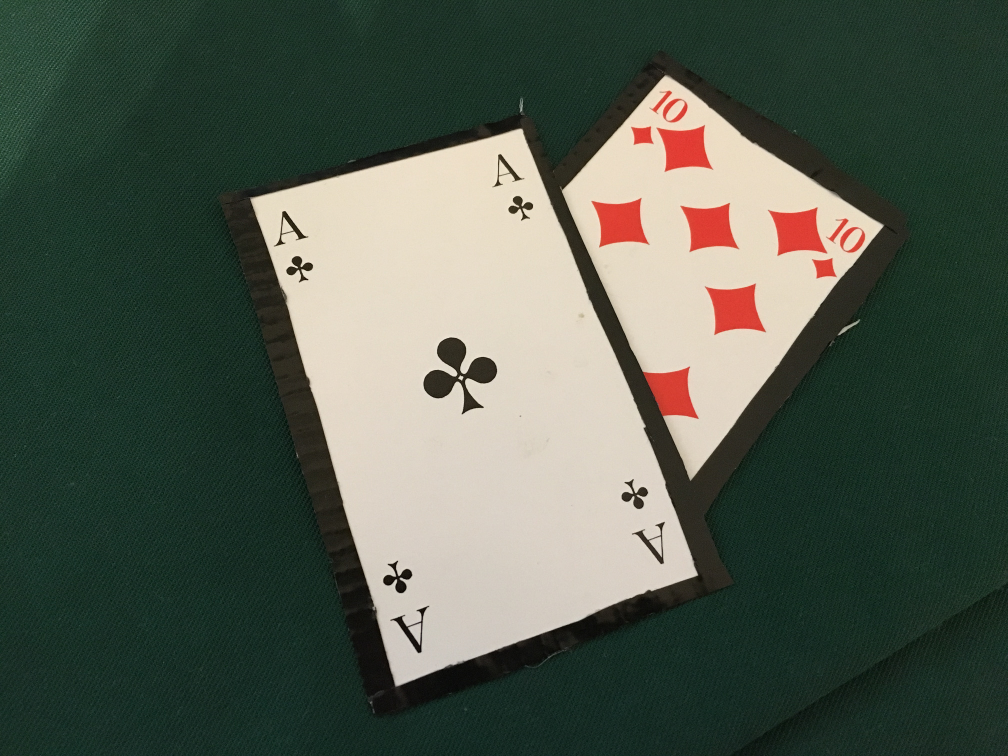
%> input picture matlab/input/Datensaetze/Spielsimulation/Spiel 1/Spielzug_5.JPG, 2016 x 1512 px (shown at 1/2 size)
$ octave prototyp_per_2cards.m   (GNU Octave 9; MATLAB toolbox functions it lacks are replaced by stand-ins)
%> lines starting %> are read from the running program, lines starting %| are printed output that depends on the picture; in (x1, y1, x2, y2) boxes, pixels count from 0 and x2, y2 are one past the last pixel; in counts of white or black regions, pixels touching at a corner belong together; the program's own positions count from 1
### matlab/getTform.m
% 	Erzeugung einer Transformationsmatrix mittels
% 	Direct Linear Transformation (DLT)
%   Parameter:
%       fix - 2x4 Matrix, Ecken einer Karte
%       mov - 2x4 Matrix, Zielkoordinaten
%   Ausgabe:
%       H   - 3x3 Matrix
%   Author: Aleksandar Marinkovic 01634028

function H = gettform(fix,mov)

    % Anzahl der Punkte
    npts=4;
    % Koordinaten des Ziels
    x = mov(1,:);
    y = mov(2,:);
    % Koordinaten der Eckpunkte
    xd = fix(1,:);
    yd = fix(2,:);

    % 8x9 Matrix mittels DLT bilden
    H = zeros(2*npts,9);
    for i=1:npts
        H(2*i-1,:) = [x(i) y(i) 1 0 0 0 -xd(i).*x(i) -xd(i).*y(i) -xd(i)];
        H(2*i,:)   = [0 0 0 x(i) y(i) 1 -yd(i).*x(i) -yd(i).*y(i) -yd(i)];
    end

    % Transformationsmatrix aus V entnehmen
    [U,S,V] = svd(H); % H = U*S*V
    H=reshape(V(:,9),3,3)';

    % Normalisieren
    S = svd(H);
    H = H / S(2);
end

### matlab/geotransform.m
% 	Perspektivkorrektur eines Bildes
%   Parameter:
%       im      - Graustufenbild / Channel einzeln transformieren
%       T       - 3x3 Transformationsmatrix
%   Ausgabe:
%       newim   - Transformiertes Bild
%   Author: Aleksandar Marinkovic 01634028

function newim = geotransform(im, T)
    [rows, cols] = size(im);
    x = (1:cols)';
    y = (1:rows)';

    % Alle m鰃lichen xy-Koordinaten
    [xi, yi] = meshgrid(x,y);
    xi_size = length(xi(:));

    % mit der Transformationsmatrix multiplizieren
    imgT = T * [xi(:) yi(:) ones(xi_size, 1)]';

    % xy-Koordinaten normalisieren
    xq = imgT(1,:) ./ imgT(3,:);
    yq = imgT(2,:) ./ imgT(3,:);

    % Interpolieren & reshapen
    newim = interp2(im, xq, yq);
    newim = reshape(newim, rows, cols);
end

### matlab/prototyp_per_2cards.m
% Prototype here please %

%1. Karten teilen/ 2 separate bilder erstellen mit je 1 Karte
%2. Geometrisch projezieren / homogenes Bild erhalten
%3. Template matching - resultat erhalten

% Original Image
%input = imread('input/testc2.jpg');
input = imread('input/Datensaetze/Spielsimulation/Spiel 1/Spielzug_5.jpg');
%> input is the input picture: size 1512x2016x3 uint8; mean R, G, B 81.4, 90.4, 78.1
%%%%%%%%%%%%%%%%%%%%%%%%%%%%%%%%%%%%

% Grayscale image
input_gray = rgb2gray(input);
%%%%%%%%%%%%%%%%%%%%%%%%%%%%%%%%%%%%

% Binarized Image
binaryInput = imbinarize(input_gray, 0.5);
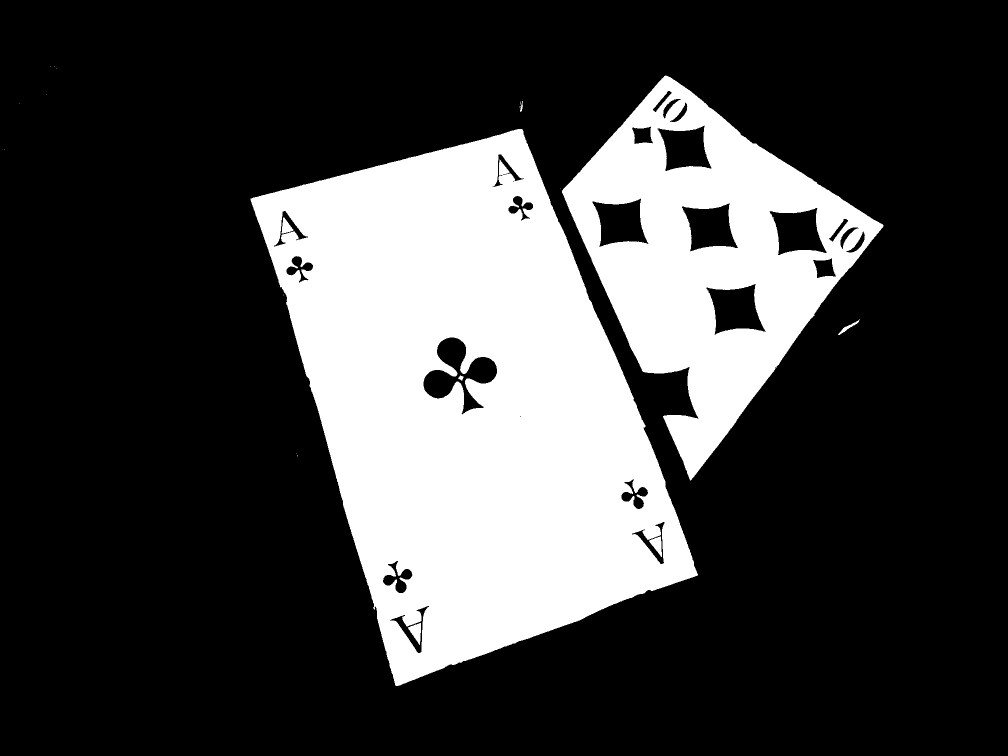
%> binaryInput: size 1512x2016 logical (shown at 1/2 size); 25.8% white; 21 white regions (13 under 20 px), largest, box (x1, y1, x2, y2) and area: (501, 258, 1396, 1372) 572790, (1124, 151, 1767, 961) 211429, (816, 1246, 842, 1290) 615
%%%%%%%%%%%%%%%%%%%%%%%%%%%%%%%%%%%%

% connected components
CC = bwconncomp(binaryInput);
%> CC = 21 connected components
%%%%%%%%%%%%%%%%%%%%%%%%%%%%%%%%%%%%

% Dummy Image
BW2 = zeros(size(binaryInput));
%%%%%%%%%%%%%%%%%%%%%%%%%%%%%%%%%%%%

% Sort biggest Components
numPixels = cellfun(@numel,CC.PixelIdxList);
%> numPixels = 21 values, max 572790 at index 7, min 1 at index 1, mean 37438
[biggest, idx] = sort(numPixels,'descend');
%> biggest = 21 values, max 572790 at index 1, min 1 at index 13, mean 37438; idx = 21 values, max 21 at index 6, min 1 at index 13, mean 11
%%%%%%%%%%%%%%%%%%%%%%%%%%%%%%%%%%%%

%Fill the holes in the 2 components
card_first = zeros(size(binaryInput));
card_first(CC.PixelIdxList{idx(1)}) = 1;
%> card_first: size 1512x2016 double; values 0 (black) and 1 (white), 18.8% white; 1 white region, box (x1, y1, x2, y2) and area: (501, 258, 1396, 1372) 572790
filled_first = imfill(card_first, 'holes');
%> filled_first: size 1512x2016 double; values 0 (black) and 1 (white), 19.4% white; 1 white region, box (x1, y1, x2, y2) and area: (501, 258, 1396, 1372) 592812

card_second = zeros(size(binaryInput));
card_second(CC.PixelIdxList{idx(2)}) = 1;
%> card_second: size 1512x2016 double; values 0 (black) and 1 (white), 6.9% white; 1 white region, box (x1, y1, x2, y2) and area: (1124, 151, 1767, 961) 211429
filled_second = imfill(card_second, 'holes');
%> filled_second: size 1512x2016 double; values 0 (black) and 1 (white), 8.2% white; 1 white region
%%%%%%%%%%%%%%%%%%%%%%%%%%%%%%%%%%%%
%%xxx = sum(filled_first)
%%yyy = sum(filled_second)
%Decide which card is bigger by comparing the pixels
if(sum(filled_first) > sum(filled_second))
    card_first = filled_first;
    card_second = filled_second;
else
    card_first = filled_second;
    card_second = filled_first;
end;
% [5 lines of commented-out code are left out]
%%%%%%%%%%%%%%%%%%%%%%%%%%%%%%%%%%%%

%Get the RGB card from the Original image by dotmultiplying with the binary
%image
card_one = input;
card_two = input;

card_one(:,:,1) = double(card_one(:,:,1)) .* card_first(:,:);
card_one(:,:,2) = double(card_one(:,:,2)) .* card_first(:,:);
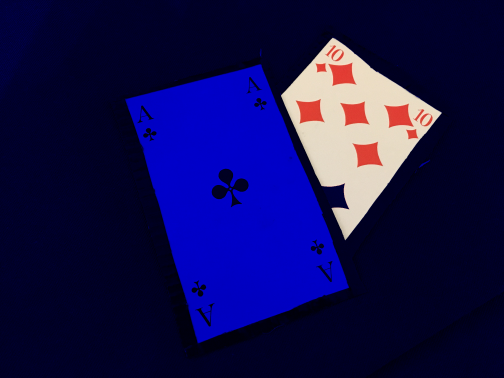
%> card_one: size 1512x2016x3 uint8 (shown at 1/4 size); mean R, G, B 18.7, 15.7, 78.1
card_one(:,:,3) = double(card_one(:,:,3)) .* card_first(:,:);

card_two(:,:,1) = double(card_two(:,:,1)) .* card_second(:,:);
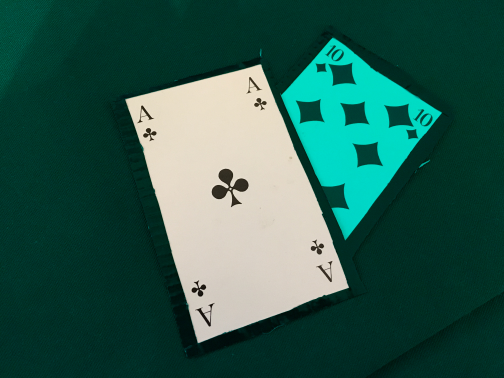
%> card_two: size 1512x2016x3 uint8 (shown at 1/4 size); mean R, G, B 42.3, 90.4, 78.1
card_two(:,:,2) = double(card_two(:,:,2)) .* card_second(:,:);
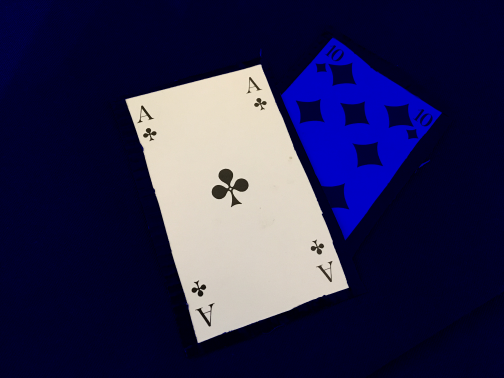
%> card_two: size 1512x2016x3 uint8 (shown at 1/4 size); mean R, G, B 42.3, 40.4, 78.1
card_two(:,:,3) = double(card_two(:,:,3)) .* card_second(:,:);
%%%%%%%%%%%%%%%%%%%%%%%%%%%%%%%%%%%%

% Show both cards
%imshowpair(card_one, card_two, 'Montage');
%%%%%%%%%%%%%%%%%%%%%%%%%%%%%%%%%%%%

%grayscale of the two single cards
card_one_gray = rgb2gray(card_one);
card_two_gray = rgb2gray(card_two);
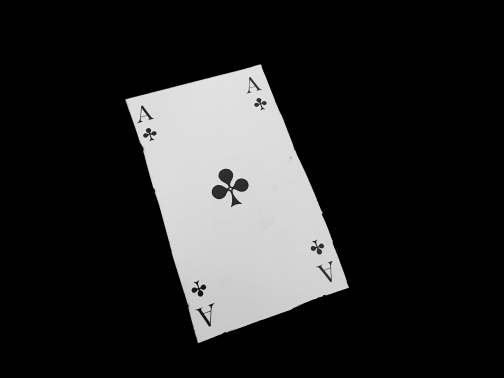
%> card_two_gray: size 1512x2016 uint8 (shown at 1/4 size); min 0, max 243, mean 40.7

% [94 lines of commented-out code are left out]


%%%%%%%%find corner 2. Karte%%%%%%%%%%%%%
%get bounding box of binary images
boundingbox     = regionprops(card_first, 'BoundingBox');
%> boundingbox = 1 region; box (x1, y1, x2, y2): (1124, 151, 1767, 961)
%%chull = regionprops(card_second, 'ConvexHull')
% [4 lines of commented-out code are left out]
boxproperties   = boundingbox.BoundingBox;
%> boxproperties = [1124.5 151.5 643 810]
left            = round(boxproperties(1));
%> left = 1125
top             = round(boxproperties(2));
%> top = 152
width           = boxproperties(3);
%> width = 643
height          = boxproperties(4);
%> height = 810
right           = round(boxproperties(1) + width) - 1;
%> right = 1767
bottom          = round(boxproperties(2) + height) - 1;
%> bottom = 961
firstcorner     = -1;
secondcorner    = -1;
thirdcorner     = -1;
fourthcorner    = -1;
%get first corner from top left to top right
for x = left : right
    value = card_first(top, x);
    if(value == 1)
        firstcorner = [top, x];
        break;
    end
end
%> after the loop, firstcorner = [152 1331]
%get second corner from top left to bottom left
for y = top : bottom
    value = card_first(y, left);
    if(value == 1)
        secondcorner = [y, left];
        break;
    end
end
%> after the loop, secondcorner = [382 1125]
%get third corner top right to bottom right
for y = top : bottom
    value = card_first(y, right);
    if(value == 1)
        thirdcorner = [y, right];
        break;
    end
end
%> after the loop, thirdcorner = [451 1767]
%get fourth corner from bottom left to bottom right
for x = left : right
    value = card_first(bottom, x);
    if(value == 1)
        fourthcorner = [bottom, x];
        break;
    end
end
%> after the loop, fourthcorner = [961 1381]


% [13 lines of commented-out code are left out]


distOL = round(pdist([firstcorner;secondcorner],'euclidean'));
%> distOL = 309
distLU = round(pdist([secondcorner;fourthcorner],'euclidean'));
%> distLU = 633
distUR = round(pdist([fourthcorner;thirdcorner],'euclidean'));
%> distUR = 640
distRO = round(pdist([thirdcorner;firstcorner],'euclidean'));
%> distRO = 529

distarray = [distOL,distLU,distUR,distRO];
%> distarray = [309 633 640 529]


%Suche die zwei kürzesten Kanten und die längste Kante
shortestpath = distOL;
%> shortestpath = 309
secondshortestpath = distRO;
%> secondshortestpath = 529
longestpath = distOL;
%> longestpath = 309

for i = 1:4
    if(distarray(i) < shortestpath)
        shortestpath = distarray(i);
    end
    if(distarray(i) > longestpath)
        longestpath = distarray(i);
    end
end
%> this loop made 4 passes
%> longestpath on passes 2 to 3: 633, 640

TEMP = 50000;
for i = 1:4
    if(distarray(i) == shortestpath)
    elseif((distarray(i) - shortestpath) < TEMP)
        secondshortestpath = distarray(i);
        TEMP = distarray(i) - shortestpath;
    end
end
%> this loop made 4 passes
%> (secondshortestpath, TEMP) on passes 2, 4: (633, 324), (529, 220)

%Erzeuge neuen Eckpunkt
newcorner = [0 0];

%Berechne die Koordinaten des neuen Punktes
if(longestpath == distOL)
    if(shortestpath == distRO || secondshortestpath == distRO)
        %links(secondcorner) ist das zu lange eck

        newcorner = firstcorner - secondcorner;
        betragnewcorner = norm(newcorner);
        einheitsvektor = newcorner/betragnewcorner;
        einheitsvektor = einheitsvektor * (longestpath - shortestpath);
        newcorner = secondcorner + einheitsvektor;

        secondcorner = newcorner;
    elseif(shortestpath == distLU || secondshortestpath == distLU)
        %oben(firstcorner) ist das zu lange eck
        %180° WORKS
        newcorner = secondcorner - firstcorner;
        betragnewcorner = norm(newcorner);
        einheitsvektor = newcorner/betragnewcorner;
        einheitsvektor = einheitsvektor * (longestpath - shortestpath);
        newcorner = firstcorner + einheitsvektor;

        firstcorner = newcorner;
    end
elseif(longestpath == distRO)
    if(shortestpath == distOL || secondshortestpath == distOL)
        %rechts(thirdcorner) ist das zu lange eck
        %270° SEMIWORKS - verzerrung, da gedreht
        newcorner = firstcorner - thirdcorner;
        betragnewcorner = norm(newcorner);
        einheitsvektor = newcorner/betragnewcorner;
        einheitsvektor = einheitsvektor * (longestpath - shortestpath);
        newcorner = thirdcorner + einheitsvektor;

        thirdcorner = newcorner;
    elseif(shortestpath == distUR || secondshortestpath == distUR)
        %oben(firstcorner) ist das zu lange eck
        %
        newcorner = thirdcorner - firstcorner;
        betragnewcorner = norm(newcorner);
        einheitsvektor = newcorner/betragnewcorner;
        einheitsvektor = einheitsvektor * (longestpath - shortestpath);
        newcorner = firstcorner + einheitsvektor;

        firstcorner = newcorner;
    end
elseif(longestpath == distLU)
    if(shortestpath == distOL || secondshortestpath == distOL)
        %unten(fourthcorner)ist das zu lange eck
        %
        newcorner = secondcorner - fourthcorner;
        betragnewcorner = norm(newcorner);
        einheitsvektor = newcorner/betragnewcorner;
        einheitsvektor = einheitsvektor * (longestpath - shortestpath);
        newcorner = fourthcorner + einheitsvektor;

        fourthcorner = newcorner;
    elseif(shortestpath == distUR || secondshortestpath == distUR)
        %links(secondcorner)ist das zu lange eck
        %90° SEMIWORKS - verzerrung, da gedreht
        newcorner = fourthcorner - secondcorner;
        betragnewcorner = norm(newcorner);
        einheitsvektor = newcorner/betragnewcorner;
        einheitsvektor = einheitsvektor * (longestpath - shortestpath);
        newcorner = secondcorner + einheitsvektor;

        secondcorner = newcorner;
    end
elseif(longestpath == distUR)
    if(shortestpath == distRO || secondshortestpath == distRO)
        %unten(fourthcorner) ist das zu lange eck
        %0° WORKS
        newcorner = thirdcorner - fourthcorner;
%> newcorner = [-510 386]
        betragnewcorner = norm(newcorner);
%> betragnewcorner = 639.6
        einheitsvektor = newcorner/betragnewcorner;
%> einheitsvektor = [-0.797 0.603]
        einheitsvektor = einheitsvektor * (longestpath - shortestpath);
%> einheitsvektor = [-263.9 199.8]
        newcorner = fourthcorner + einheitsvektor;
%> newcorner = [697.1 1580.8]

        fourthcorner = newcorner;
%> fourthcorner = [697.1 1580.8]
    elseif(shortestpath == distLU || secondshortestpath == distLU)
        %rechts(thirdcorner) ist das zu lange eck
        %
        newcorner = fourthcorner - thirdcorner;
        betragnewcorner = norm(newcorner);
        einheitsvektor = newcorner/betragnewcorner;
        einheitsvektor = einheitsvektor * (longestpath - shortestpath);
        newcorner = thirdcorner + einheitsvektor;

        thirdcorner = newcorner;
    end
end

% [14 lines of commented-out code are left out]


corners = [firstcorner;secondcorner;thirdcorner;fourthcorner];
%> corners = [152 1331; 382 1125; 451 1767; 697.1 1580.8]

% Auf beide Arten transformieren und nach der größeren Genaugkeit auswählen
r = [corners(1,1) corners(2,1) corners(3,1) corners(4,1)]';
%> r = [152; 382; 451; 697.1]
c = [corners(1,2) corners(2,2) corners(3,2) corners(4,2)]';
%> c = [1331; 1125; 1767; 1580.8]
% Verhältnis zwischen der linken und rechten Seite
links = [firstcorner; secondcorner];
%> links = [152 1331; 382 1125]
rechts = [thirdcorner; fourthcorner];
%> rechts = [451 1767; 697.1 1580.8]
d_l = pdist(links,'euclidean');
%> d_l = 308.8
d_r = pdist(rechts,'euclidean');
%> d_r = 308.6

% Kartenverhältnis 5:8 normal - 5:4 bei halber Karte
base = [0 0; 0 4; 5 0; 5 4*(d_r/d_l)]*150;
%> base = [0 0; 0 600; 750 0; 750 599.7]
%%%%%%%%%%%%%%%%%%% Tansformation-Matrix %%%%%%%%%%%%%%%%%%%
movPts = [c r];
%> movPts = [1331 152; 1125 382; 1767 451; 1580.8 697.1]
fixPts = base;
%> fixPts = [0 0; 0 600; 750 0; 750 599.7]

tform = getTform(movPts',fixPts');
%> in gettform, `x = mov(1,:);`: x = [0 0 750 750]
%> in gettform, `y = mov(2,:);`: y = [0 600 0 599.7]
%> in gettform, `xd = fix(1,:);`: xd = [1331 1125 1767 1580.8]
%> in gettform, `yd = fix(2,:);`: yd = [152 382 451 697.1]
%> after the loop in gettform, `for i=1:npts`: H = [0 0 1 0 0 0 0 0 -1331; 0 0 0 0 0 1 0 0 -152; 0 600 1 0 0 0 0 -675000 -1125; 0 0 0 0 600 1 0 -229200 -382; 750 0 1 0 0 0 -1325250 0 -1767; 0 0 0 750 0 1 -338250 0 -451; 750 599.7 1 0 0 0 -1185568 -947965.5 -1580.8; 0 0 0 750 599.7 1 -522804 -418027.6 -697.1]
%> in gettform, `[U,S,V] = svd(H);`: U = [8.28e-07 3.3e-07 0.832 -0.0597 -0.00899 -0.518 -0.151 0.113; 9.46e-08 3.77e-08 0.095 -0.00682 -0.00103 -0.0592 -0.0173 -0.994; 0.148 0.634 0.378 0.102 -0.239 0.499 0.341 -2.32e-05; 0.0504 0.215 0.119 -0.255 0.727 0.345 -0.474 5.47e-05; 0.575 -0.631 0.255 0.139 0.16 0.321 0.241 -1.7e-05; 0.147 -0.161 0.0429 -0.508 -0.605 0.282 -0.497 5.5e-05; 0.723 0.326 -0.236 0.315 -0.0655 -0.317 -0.334 2.58e-05; 0.319 0.144 -0.139 -0.738 0.135 -0.276 0.468 -5.1e-05]; S = [2056704.4 0 0 0 0 0 0 0 0; 0 949270.9 0 0 0 0 0 0 0; 0 0 1595.9 0 0 0 0 0 0; 0 0 0 1187.5 0 0 0 0 0; 0 0 0 0 655.9 0 0 0 0; 0 0 0 0 0 117.2 0 0 0; 0 0 0 0 0 0 73.29 0 0; 0 0 0 0 0 0 0 1 0]; V = [0.000473 -0.000241 0.00892 0.287 0.108 0.0229 -0.952 0.00658 0.000422; 0.000254 0.000607 0.0532 0.21 -0.278 0.934 0.0548 0.00154 -0.000321; 7.03e-07 3.47e-07 0.00077 0.000418 -0.000234 -0.000131 0.00133 0.113 0.994; 0.00017 -1.37e-05 -0.0452 -0.787 -0.538 0.0371 -0.297 0.00304 0.000294; 0.000108 0.000227 -0.00764 -0.502 0.789 0.351 -0.0534 0.00224 0.000264; 2.51e-07 2.09e-07 7.36e-05 -0.00127 0.00039 0.00249 -0.0071 -0.994 0.113; -0.892 0.452 0.00103 -3.36e-05 -2.4e-05 -7.63e-05 -0.000563 3.81e-06 -6.92e-09; -0.452 -0.892 0.000817 -8.1e-05 -2.28e-05 0.000668 -2.1e-06 1.53e-06 -5.72e-08; -0.00128 -0.000236 -0.997 0.0532 0.00443 0.0456 0.0083 -5.73e-09 0.000746]
%> in gettform, `H=reshape(V(:,9),3,3)';`: H = [0.000422 -0.000321 0.994; 0.000294 0.000264 0.113; -6.92e-09 -5.72e-08 0.000746]
%> in gettform, `S = svd(H);`: S = [1; 0.000386; 3.67e-07]
%> in gettform, `H = H / S(2);`: H = [1.09 -0.83 2571.6; 0.762 0.684 293.7; -1.79e-05 -0.000148 1.93]
%> tform has the same summary as H in gettform

% In double umwandeln
card_one = double(card_one);
%> card_one: size 1512x2016x3 double
card_one = card_one/255;

% Kanäle einzeln transformieren
[r] = geotransform(card_one(:,:,1), tform);
[g] = geotransform(card_one(:,:,2), tform);
[b] = geotransform(card_one(:,:,3), tform);

% Output erzeugen und Kanäle zusammenlegen
card_one_corrected = repmat(uint8(0),[size(r),3]);
card_one_corrected(:,:,1) = uint8(round(r*255));
card_one_corrected(:,:,2) = uint8(round(g*255));
card_one_corrected(:,:,3) = uint8(round(b*255));

figure();
imshow(card_one_corrected);
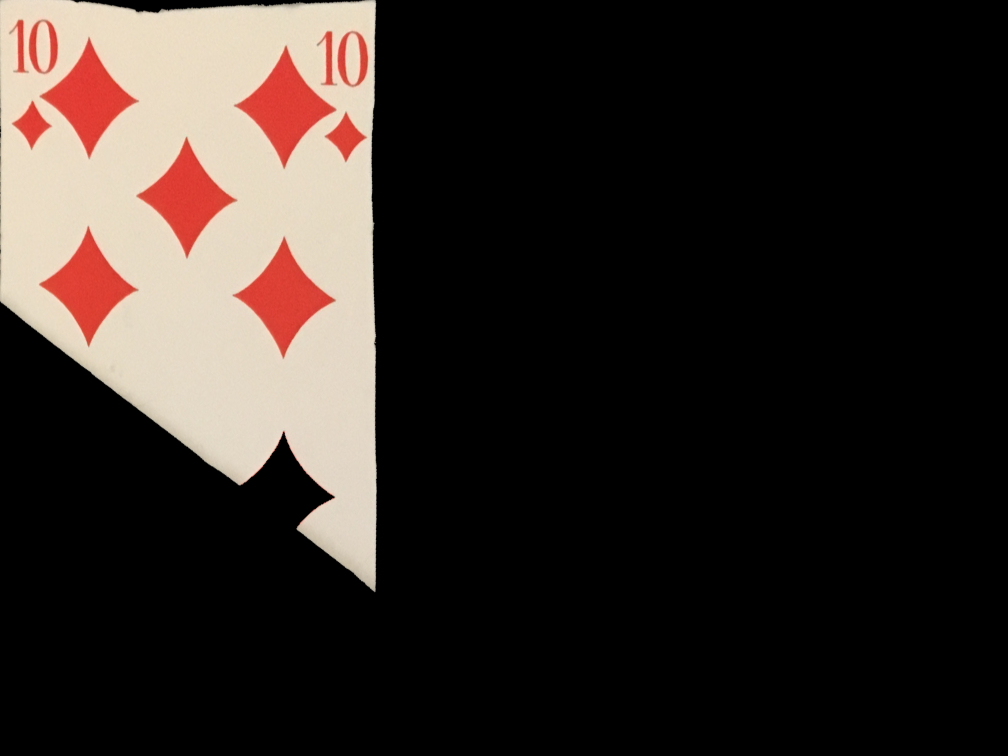
%> displayed picture: size 1512x2016x3, on the screen's scale of 0 to 255 (shown at 1/2 size); mean R, G, B 48.7, 40.7, 36.5
